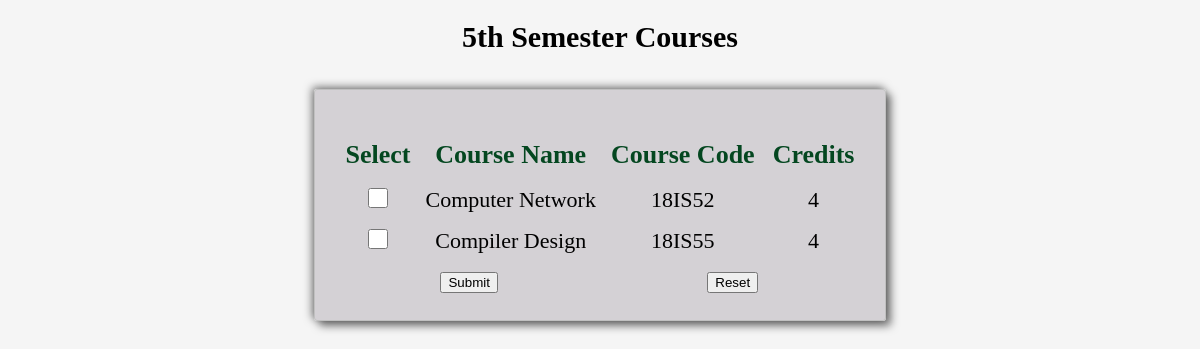
The app's page /user/5th_sem.php with its own data.
### tables this page shows
CREATE TABLE `add_s5` (
  `id` int(255) NOT NULL,
  `sub_name` varchar(255) NOT NULL,
  `sub_code` varchar(255) NOT NULL,
  `credits` bigint(255) NOT NULL
);

### user/5th_sem.php (the view, shortened to what this page needs)
  <?php
  require_once('../connection.php');
  $q = mysqli_query($con, "SELECT * FROM add_s5");
  ?>
  <!DOCTYPE html>
  <html lang="en">
  <head>
  </head>
  <body>
    <h1 class="myh1">5th Semester Courses</h1>
    <div class="forms">
    <form class="myform" method="POST">
  <table width="100%">
    <tr>
      <th> Select</th>
      <th> Course name</th>
      <th> Course Code</th>
      <th> Credits </th>
    </tr>
    <?php
    while ($row = mysqli_fetch_array($q)) {
      echo "<tr style='color:black;font-size:18px;'>";
      echo "<td> <input type='checkbox' class='geekmark' name='sub[]' value = '" . $row['sub_name'] . "' /></td>";
      echo "<td align = 'center'>" . $row['sub_name'] . "</td>";
      echo "<td align = 'center'>" . $row['sub_code'] . "</td>";
      echo "<td align = 'center'>" . $row['credits'] . "</td>";
      echo "</tr>";
    }
    ?>
    <tr>
      <form method="post">
        <td colspan="2">
          <input class="btn login_btn" type="submit" name="submit" value="Submit" />
        </td>
      </form>
      <td colspan="2">
        <input class="btn reset_btn" onClick="window.location.href=window.location.href" type="reset" value="Reset">
      </td>
    </tr>
  </table>
</form>
  </body>
  </html>

### user/5th_sem.php (style rules this page uses)
.forms { width: fit-content; height: fit-content; margin-left: auto; margin-right: auto; display: block; box-shadow: -2px -2px 9px rgba(0, 0, 0, 0.5), 5px 5px 9px rgba(0, 0, 0, 0.5); padding: 0; border: 1px solid silver; border-radius: 3px; background-color: rgb(82, 66, 85, 0.2); justify-content: flex-start; }
.myform { padding: 20px; border-radius: 8px; }
table th { text-align: center; padding: 8px; color: rgb(4, 71, 32); font-family: 'Bitter'; text-transform: capitalize; text-shadow: rgb(240, 240, 12); font-size: 26px; }
table td { text-align: center; padding: 5px; font-size: 22px; color: black; font-family: 'Bitter'; }
.myh1 { text-align: center; font-size: 30px; text-decoration: none; padding-bottom: 15px; text-shadow: rgba(0, 0, 0, 0.1); font-family: 'PT Serif'; font-weight: bold; }
.geekmark { height: 20px; width: 20px; background-color: green; }
body { background-color: whitesmoke; }

### records on screen
add_s5: sub_name "Computer Network", sub_code "18IS52", credits "4"
add_s5: sub_name "Compiler Design", sub_code "18IS55", credits "4"
